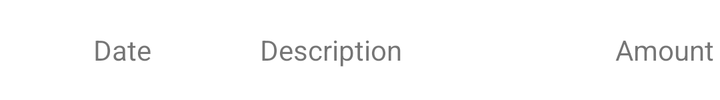
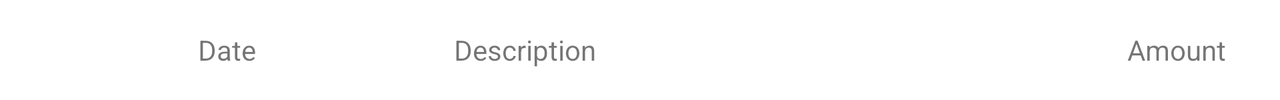

Two renders of one Android screen. The first uses the default layout on a phone; the second uses the alternative layout the repository ships for a different screen configuration, on a matching device. The two XML files are below.
<!-- AndroidManifest.xml: application theme Theme.MoneyTracks -->
<!-- res/layout/expense_list_item.xml -->
<?xml version="1.0" encoding="utf-8"?>
<androidx.constraintlayout.widget.ConstraintLayout xmlns:android="http://schemas.android.com/apk/res/android"
    xmlns:app="http://schemas.android.com/apk/res-auto"
    xmlns:tools="http://schemas.android.com/tools"
    android:layout_width="match_parent"
    android:layout_height="wrap_content">

    <TextView
        android:id="@+id/list_item_date"
        android:layout_width="0dp"
        android:layout_height="50dp"
        android:gravity="center"
        app:layout_constraintEnd_toStartOf="@id/list_item_description"
        app:layout_constraintHorizontal_chainStyle="spread"
        app:layout_constraintStart_toStartOf="parent"
        app:layout_constraintTop_toTopOf="parent"
        app:layout_constraintHorizontal_weight="2.2"
        tools:text="Date" />

    <TextView
        android:id="@+id/list_item_description"
        android:layout_width="0dp"
        android:layout_height="50dp"
        android:layout_marginStart="8dp"
        android:gravity="center|start"
        app:layout_constraintEnd_toStartOf="@id/list_item_amount"
        app:layout_constraintStart_toEndOf="@+id/list_item_date"
        app:layout_constraintTop_toTopOf="parent"
        app:layout_constraintHorizontal_weight="3"
        tools:text="Description" />

    <TextView
        android:id="@+id/list_item_amount"
        android:layout_width="0dp"
        android:layout_height="50dp"
        android:layout_marginStart="8dp"
        android:gravity="center"
        android:maxLines="1"
        android:ellipsize="end"
        app:layout_constraintEnd_toEndOf="parent"
        app:layout_constraintStart_toEndOf="@+id/list_item_description"
        app:layout_constraintTop_toTopOf="parent"
        app:layout_constraintHorizontal_weight="1"
        tools:text="Amount" />

</androidx.constraintlayout.widget.ConstraintLayout>
<!-- resources referenced by this layout -->
<resources>
  <style name="Theme.MoneyTracks" parent="Theme.MaterialComponents.DayNight.DarkActionBar">
          
          <item name="colorPrimary">@color/blue_0c08ee</item>
          <item name="colorPrimaryVariant">@color/blue_0876ee</item>
          <item name="colorOnPrimary">@color/white</item>
          
          <item name="colorSecondary">@color/blue_0876ee</item>
          <item name="colorSecondaryVariant">@color/blue_08eaee</item>
          <item name="colorOnSecondary">@color/black</item>
          
          <item name="android:statusBarColor" tools:targetApi="l">?attr/colorPrimaryVariant</item>
          
      </style>
  <color name="blue_0c08ee">#0C08EE</color>
  <color name="blue_0876ee">#0876EE</color>
  <color name="white">#FFFFFFFF</color>
  <color name="blue_08eaee">#08EAEE</color>
  <color name="black">#FF000000</color>
</resources>
<!-- res/layout-land/expense_list_item.xml (the repository's variant of the layout above) -->
<!-- drawn on the phone turned sideways -->
<?xml version="1.0" encoding="utf-8"?>
<androidx.appcompat.widget.LinearLayoutCompat xmlns:android="http://schemas.android.com/apk/res/android"
    xmlns:app="http://schemas.android.com/apk/res-auto"
    xmlns:tools="http://schemas.android.com/tools"
    android:layout_width="match_parent"
    android:layout_height="wrap_content">

    <TextView
        android:id="@+id/list_item_date"
        android:layout_width="0dp"
        android:layout_height="50dp"
        android:layout_weight="2.2"
        android:gravity="center"
        tools:text="Date" />

    <TextView
        android:id="@+id/list_item_description"
        android:layout_width="0dp"
        android:layout_height="50dp"
        android:layout_weight="3"
        android:gravity="start"
        tools:text="Description" />

    <TextView
        android:id="@+id/list_item_amount"
        android:layout_width="0dp"
        android:layout_height="50dp"
        android:layout_weight="1"
        android:gravity="center"
        tools:text="Amount" />

</androidx.appcompat.widget.LinearLayoutCompat>
